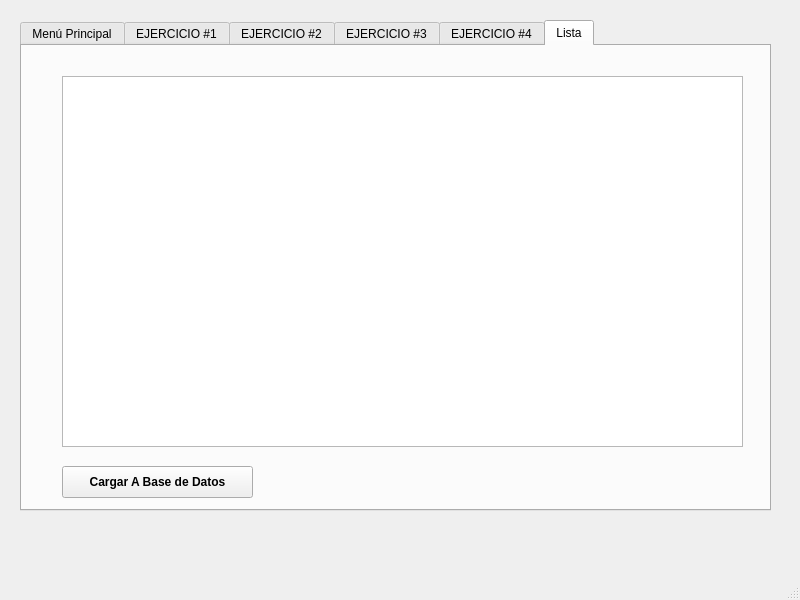
<?xml version="1.0" encoding="UTF-8"?>
<ui version="4.0">
 <class>cframe</class>
 <widget class="QMainWindow" name="cframe">
  <property name="geometry">
   <rect>
    <x>0</x>
    <y>0</y>
    <width>800</width>
    <height>600</height>
   </rect>
  </property>
  <property name="windowTitle">
   <string>cframe</string>
  </property>
  <widget class="QWidget" name="centralwidget">
   <widget class="QTabWidget" name="tabWidget">
    <property name="geometry">
     <rect>
      <x>20</x>
      <y>20</y>
      <width>751</width>
      <height>491</height>
     </rect>
    </property>
    <property name="currentIndex">
     <number>5</number>
    </property>
    <widget class="QWidget" name="tab">
     <attribute name="title">
      <string>Menú Principal</string>
     </attribute>
     <widget class="QLabel" name="label">
      <property name="geometry">
       <rect>
        <x>90</x>
        <y>160</y>
        <width>581</width>
        <height>71</height>
       </rect>
      </property>
      <property name="font">
       <font>
        <pointsize>30</pointsize>
        <bold>true</bold>
       </font>
      </property>
      <property name="text">
       <string>EXAMEN #1</string>
      </property>
      <property name="alignment">
       <set>Qt::AlignCenter</set>
      </property>
     </widget>
     <widget class="QPushButton" name="pushButton">
      <property name="geometry">
       <rect>
        <x>260</x>
        <y>240</y>
        <width>221</width>
        <height>51</height>
       </rect>
      </property>
      <property name="font">
       <font>
        <pointsize>15</pointsize>
        <bold>true</bold>
       </font>
      </property>
      <property name="cursor">
       <cursorShape>PointingHandCursor</cursorShape>
      </property>
      <property name="text">
       <string>MENÚ PRINCIPAL</string>
      </property>
     </widget>
    </widget>
    <widget class="QWidget" name="tab_2">
     <attribute name="title">
      <string>EJERCICIO #1</string>
     </attribute>
     <widget class="QLabel" name="label_2">
      <property name="geometry">
       <rect>
        <x>70</x>
        <y>20</y>
        <width>581</width>
        <height>71</height>
       </rect>
      </property>
      <property name="font">
       <font>
        <pointsize>30</pointsize>
        <bold>true</bold>
       </font>
      </property>
      <property name="text">
       <string>EJERCICIO #1</string>
      </property>
      <property name="alignment">
       <set>Qt::AlignCenter</set>
      </property>
     </widget>
     <widget class="Line" name="line">
      <property name="geometry">
       <rect>
        <x>30</x>
        <y>90</y>
        <width>671</width>
        <height>16</height>
       </rect>
      </property>
      <property name="orientation">
       <enum>Qt::Horizontal</enum>
      </property>
     </widget>
     <widget class="QLabel" name="label_3">
      <property name="geometry">
       <rect>
        <x>30</x>
        <y>170</y>
        <width>111</width>
        <height>20</height>
       </rect>
      </property>
      <property name="font">
       <font>
        <pointsize>18</pointsize>
        <bold>true</bold>
       </font>
      </property>
      <property name="text">
       <string>Nombre:</string>
      </property>
      <property name="alignment">
       <set>Qt::AlignRight|Qt::AlignTrailing|Qt::AlignVCenter</set>
      </property>
     </widget>
     <widget class="QLineEdit" name="LE_Nombre">
      <property name="geometry">
       <rect>
        <x>160</x>
        <y>160</y>
        <width>271</width>
        <height>41</height>
       </rect>
      </property>
      <property name="font">
       <font>
        <pointsize>18</pointsize>
       </font>
      </property>
     </widget>
     <widget class="QLabel" name="label_4">
      <property name="geometry">
       <rect>
        <x>460</x>
        <y>170</y>
        <width>111</width>
        <height>20</height>
       </rect>
      </property>
      <property name="font">
       <font>
        <pointsize>18</pointsize>
        <bold>true</bold>
       </font>
      </property>
      <property name="text">
       <string>Edad:</string>
      </property>
      <property name="alignment">
       <set>Qt::AlignRight|Qt::AlignTrailing|Qt::AlignVCenter</set>
      </property>
     </widget>
     <widget class="QSpinBox" name="spb_Edad">
      <property name="geometry">
       <rect>
        <x>590</x>
        <y>160</y>
        <width>61</width>
        <height>41</height>
       </rect>
      </property>
      <property name="font">
       <font>
        <pointsize>18</pointsize>
       </font>
      </property>
      <property name="maximum">
       <number>99999999</number>
      </property>
     </widget>
     <widget class="QLabel" name="label_5">
      <property name="geometry">
       <rect>
        <x>190</x>
        <y>120</y>
        <width>171</width>
        <height>20</height>
       </rect>
      </property>
      <property name="font">
       <font>
        <pointsize>18</pointsize>
        <bold>true</bold>
       </font>
      </property>
      <property name="text">
       <string>Tipo de Estudiante:</string>
      </property>
      <property name="alignment">
       <set>Qt::AlignRight|Qt::AlignTrailing|Qt::AlignVCenter</set>
      </property>
     </widget>
     <widget class="QComboBox" name="cob_Estudiante">
      <property name="geometry">
       <rect>
        <x>380</x>
        <y>110</y>
        <width>131</width>
        <height>41</height>
       </rect>
      </property>
      <item>
       <property name="text">
        <string>Licenciatura</string>
       </property>
      </item>
      <item>
       <property name="text">
        <string>Maestría</string>
       </property>
      </item>
     </widget>
     <widget class="QLabel" name="label_6">
      <property name="geometry">
       <rect>
        <x>20</x>
        <y>340</y>
        <width>111</width>
        <height>20</height>
       </rect>
      </property>
      <property name="font">
       <font>
        <pointsize>18</pointsize>
        <bold>true</bold>
       </font>
      </property>
      <property name="text">
       <string>Matería:</string>
      </property>
      <property name="alignment">
       <set>Qt::AlignRight|Qt::AlignTrailing|Qt::AlignVCenter</set>
      </property>
     </widget>
     <widget class="QLineEdit" name="LE_Materia">
      <property name="geometry">
       <rect>
        <x>140</x>
        <y>330</y>
        <width>271</width>
        <height>41</height>
       </rect>
      </property>
      <property name="font">
       <font>
        <pointsize>18</pointsize>
       </font>
      </property>
     </widget>
     <widget class="QLabel" name="label_7">
      <property name="geometry">
       <rect>
        <x>440</x>
        <y>340</y>
        <width>111</width>
        <height>20</height>
       </rect>
      </property>
      <property name="font">
       <font>
        <pointsize>18</pointsize>
        <bold>true</bold>
       </font>
      </property>
      <property name="text">
       <string>Calificación:</string>
      </property>
      <property name="alignment">
       <set>Qt::AlignRight|Qt::AlignTrailing|Qt::AlignVCenter</set>
      </property>
     </widget>
     <widget class="Line" name="line_2">
      <property name="geometry">
       <rect>
        <x>30</x>
        <y>230</y>
        <width>681</width>
        <height>16</height>
       </rect>
      </property>
      <property name="orientation">
       <enum>Qt::Horizontal</enum>
      </property>
     </widget>
     <widget class="QDoubleSpinBox" name="spb_Cali">
      <property name="geometry">
       <rect>
        <x>570</x>
        <y>330</y>
        <width>121</width>
        <height>41</height>
       </rect>
      </property>
      <property name="font">
       <font>
        <pointsize>18</pointsize>
       </font>
      </property>
      <property name="maximum">
       <double>99999999.000000000000000</double>
      </property>
     </widget>
     <widget class="QPushButton" name="agregarClaseBoton">
      <property name="geometry">
       <rect>
        <x>270</x>
        <y>410</y>
        <width>171</width>
        <height>41</height>
       </rect>
      </property>
      <property name="font">
       <font>
        <pointsize>15</pointsize>
        <bold>true</bold>
       </font>
      </property>
      <property name="cursor">
       <cursorShape>PointingHandCursor</cursorShape>
      </property>
      <property name="text">
       <string>AGREGAR CLASE</string>
      </property>
     </widget>
     <widget class="Line" name="line_3">
      <property name="geometry">
       <rect>
        <x>40</x>
        <y>390</y>
        <width>671</width>
        <height>16</height>
       </rect>
      </property>
      <property name="orientation">
       <enum>Qt::Horizontal</enum>
      </property>
     </widget>
     <widget class="QComboBox" name="cob_EstudianteTipo">
      <property name="geometry">
       <rect>
        <x>40</x>
        <y>260</y>
        <width>121</width>
        <height>41</height>
       </rect>
      </property>
      <item>
       <property name="text">
        <string> </string>
       </property>
      </item>
      <item>
       <property name="text">
        <string>Nuevo</string>
       </property>
      </item>
      <item>
       <property name="text">
        <string>Existente</string>
       </property>
      </item>
     </widget>
     <widget class="QLabel" name="label_8">
      <property name="geometry">
       <rect>
        <x>160</x>
        <y>270</y>
        <width>171</width>
        <height>20</height>
       </rect>
      </property>
      <property name="font">
       <font>
        <pointsize>18</pointsize>
        <bold>true</bold>
       </font>
      </property>
      <property name="text">
       <string>Número de Cuenta:</string>
      </property>
      <property name="alignment">
       <set>Qt::AlignRight|Qt::AlignTrailing|Qt::AlignVCenter</set>
      </property>
     </widget>
     <widget class="QLineEdit" name="LE_Numero">
      <property name="geometry">
       <rect>
        <x>340</x>
        <y>260</y>
        <width>271</width>
        <height>41</height>
       </rect>
      </property>
      <property name="font">
       <font>
        <pointsize>18</pointsize>
       </font>
      </property>
     </widget>
    </widget>
    <widget class="QWidget" name="tab_4">
     <attribute name="title">
      <string>EJERCICIO #2</string>
     </attribute>
     <widget class="Line" name="line_4">
      <property name="geometry">
       <rect>
        <x>40</x>
        <y>100</y>
        <width>671</width>
        <height>16</height>
       </rect>
      </property>
      <property name="orientation">
       <enum>Qt::Horizontal</enum>
      </property>
     </widget>
     <widget class="QLabel" name="label_9">
      <property name="geometry">
       <rect>
        <x>70</x>
        <y>30</y>
        <width>581</width>
        <height>71</height>
       </rect>
      </property>
      <property name="font">
       <font>
        <pointsize>30</pointsize>
        <bold>true</bold>
       </font>
      </property>
      <property name="text">
       <string>EJERCICIO #2</string>
      </property>
      <property name="alignment">
       <set>Qt::AlignCenter</set>
      </property>
     </widget>
     <widget class="QLabel" name="label_10">
      <property name="geometry">
       <rect>
        <x>200</x>
        <y>210</y>
        <width>111</width>
        <height>20</height>
       </rect>
      </property>
      <property name="font">
       <font>
        <pointsize>18</pointsize>
        <bold>true</bold>
       </font>
      </property>
      <property name="text">
       <string>Modelo:</string>
      </property>
      <property name="alignment">
       <set>Qt::AlignRight|Qt::AlignTrailing|Qt::AlignVCenter</set>
      </property>
     </widget>
     <widget class="QLineEdit" name="LE_Modelo">
      <property name="geometry">
       <rect>
        <x>330</x>
        <y>200</y>
        <width>271</width>
        <height>41</height>
       </rect>
      </property>
      <property name="font">
       <font>
        <pointsize>18</pointsize>
       </font>
      </property>
     </widget>
     <widget class="QSpinBox" name="spb_Year">
      <property name="geometry">
       <rect>
        <x>330</x>
        <y>260</y>
        <width>91</width>
        <height>41</height>
       </rect>
      </property>
      <property name="font">
       <font>
        <pointsize>18</pointsize>
       </font>
      </property>
      <property name="maximum">
       <number>99999999</number>
      </property>
     </widget>
     <widget class="QLabel" name="label_11">
      <property name="geometry">
       <rect>
        <x>200</x>
        <y>270</y>
        <width>111</width>
        <height>20</height>
       </rect>
      </property>
      <property name="font">
       <font>
        <pointsize>18</pointsize>
        <bold>true</bold>
       </font>
      </property>
      <property name="text">
       <string>Año:</string>
      </property>
      <property name="alignment">
       <set>Qt::AlignRight|Qt::AlignTrailing|Qt::AlignVCenter</set>
      </property>
     </widget>
     <widget class="QLabel" name="label_12">
      <property name="geometry">
       <rect>
        <x>200</x>
        <y>330</y>
        <width>111</width>
        <height>20</height>
       </rect>
      </property>
      <property name="font">
       <font>
        <pointsize>18</pointsize>
        <bold>true</bold>
       </font>
      </property>
      <property name="text">
       <string>Kilometraje:</string>
      </property>
      <property name="alignment">
       <set>Qt::AlignRight|Qt::AlignTrailing|Qt::AlignVCenter</set>
      </property>
     </widget>
     <widget class="QDoubleSpinBox" name="spb_Kilo">
      <property name="geometry">
       <rect>
        <x>330</x>
        <y>320</y>
        <width>161</width>
        <height>41</height>
       </rect>
      </property>
      <property name="font">
       <font>
        <pointsize>18</pointsize>
       </font>
      </property>
      <property name="maximum">
       <double>99999999.000000000000000</double>
      </property>
     </widget>
     <widget class="Line" name="line_5">
      <property name="geometry">
       <rect>
        <x>30</x>
        <y>370</y>
        <width>671</width>
        <height>16</height>
       </rect>
      </property>
      <property name="orientation">
       <enum>Qt::Horizontal</enum>
      </property>
     </widget>
     <widget class="QPushButton" name="agregarVehiculo">
      <property name="geometry">
       <rect>
        <x>270</x>
        <y>400</y>
        <width>201</width>
        <height>41</height>
       </rect>
      </property>
      <property name="font">
       <font>
        <pointsize>15</pointsize>
        <bold>true</bold>
       </font>
      </property>
      <property name="cursor">
       <cursorShape>PointingHandCursor</cursorShape>
      </property>
      <property name="text">
       <string>AGREGAR VEHÍCULO</string>
      </property>
     </widget>
     <widget class="QLabel" name="label_13">
      <property name="geometry">
       <rect>
        <x>180</x>
        <y>130</y>
        <width>171</width>
        <height>20</height>
       </rect>
      </property>
      <property name="font">
       <font>
        <pointsize>18</pointsize>
        <bold>true</bold>
       </font>
      </property>
      <property name="text">
       <string>Tipo de Vehículo:</string>
      </property>
      <property name="alignment">
       <set>Qt::AlignRight|Qt::AlignTrailing|Qt::AlignVCenter</set>
      </property>
     </widget>
     <widget class="QComboBox" name="cob_Vehiculo">
      <property name="geometry">
       <rect>
        <x>370</x>
        <y>120</y>
        <width>131</width>
        <height>41</height>
       </rect>
      </property>
      <item>
       <property name="text">
        <string>Automóvil</string>
       </property>
      </item>
      <item>
       <property name="text">
        <string>Camión</string>
       </property>
      </item>
     </widget>
     <widget class="Line" name="line_6">
      <property name="geometry">
       <rect>
        <x>30</x>
        <y>170</y>
        <width>671</width>
        <height>16</height>
       </rect>
      </property>
      <property name="orientation">
       <enum>Qt::Horizontal</enum>
      </property>
     </widget>
    </widget>
    <widget class="QWidget" name="tab_5">
     <attribute name="title">
      <string>EJERCICIO #3</string>
     </attribute>
     <widget class="Line" name="line_7">
      <property name="geometry">
       <rect>
        <x>40</x>
        <y>100</y>
        <width>671</width>
        <height>16</height>
       </rect>
      </property>
      <property name="orientation">
       <enum>Qt::Horizontal</enum>
      </property>
     </widget>
     <widget class="QLabel" name="label_14">
      <property name="geometry">
       <rect>
        <x>70</x>
        <y>30</y>
        <width>581</width>
        <height>71</height>
       </rect>
      </property>
      <property name="font">
       <font>
        <pointsize>30</pointsize>
        <bold>true</bold>
       </font>
      </property>
      <property name="text">
       <string>EJERCICIO #3</string>
      </property>
      <property name="alignment">
       <set>Qt::AlignCenter</set>
      </property>
     </widget>
     <widget class="Line" name="line_8">
      <property name="geometry">
       <rect>
        <x>40</x>
        <y>170</y>
        <width>671</width>
        <height>16</height>
       </rect>
      </property>
      <property name="orientation">
       <enum>Qt::Horizontal</enum>
      </property>
     </widget>
     <widget class="QComboBox" name="cob_Empleado">
      <property name="geometry">
       <rect>
        <x>370</x>
        <y>120</y>
        <width>131</width>
        <height>41</height>
       </rect>
      </property>
      <item>
       <property name="text">
        <string>Fijo</string>
       </property>
      </item>
      <item>
       <property name="text">
        <string>Contratado</string>
       </property>
      </item>
     </widget>
     <widget class="QLabel" name="label_15">
      <property name="geometry">
       <rect>
        <x>180</x>
        <y>130</y>
        <width>171</width>
        <height>20</height>
       </rect>
      </property>
      <property name="font">
       <font>
        <pointsize>18</pointsize>
        <bold>true</bold>
       </font>
      </property>
      <property name="text">
       <string>Tipo de Empleado:</string>
      </property>
      <property name="alignment">
       <set>Qt::AlignRight|Qt::AlignTrailing|Qt::AlignVCenter</set>
      </property>
     </widget>
     <widget class="Line" name="line_9">
      <property name="geometry">
       <rect>
        <x>40</x>
        <y>370</y>
        <width>671</width>
        <height>16</height>
       </rect>
      </property>
      <property name="orientation">
       <enum>Qt::Horizontal</enum>
      </property>
     </widget>
     <widget class="QDoubleSpinBox" name="spb_Salario">
      <property name="geometry">
       <rect>
        <x>340</x>
        <y>320</y>
        <width>161</width>
        <height>41</height>
       </rect>
      </property>
      <property name="font">
       <font>
        <pointsize>18</pointsize>
       </font>
      </property>
      <property name="maximum">
       <double>99999999.000000000000000</double>
      </property>
     </widget>
     <widget class="QLabel" name="label_16">
      <property name="geometry">
       <rect>
        <x>210</x>
        <y>330</y>
        <width>111</width>
        <height>20</height>
       </rect>
      </property>
      <property name="font">
       <font>
        <pointsize>18</pointsize>
        <bold>true</bold>
       </font>
      </property>
      <property name="text">
       <string>Salario:</string>
      </property>
      <property name="alignment">
       <set>Qt::AlignRight|Qt::AlignTrailing|Qt::AlignVCenter</set>
      </property>
     </widget>
     <widget class="QLineEdit" name="LE_NombreEmpleado">
      <property name="geometry">
       <rect>
        <x>340</x>
        <y>200</y>
        <width>271</width>
        <height>41</height>
       </rect>
      </property>
      <property name="font">
       <font>
        <pointsize>18</pointsize>
       </font>
      </property>
     </widget>
     <widget class="QLabel" name="label_17">
      <property name="geometry">
       <rect>
        <x>210</x>
        <y>210</y>
        <width>111</width>
        <height>20</height>
       </rect>
      </property>
      <property name="font">
       <font>
        <pointsize>18</pointsize>
        <bold>true</bold>
       </font>
      </property>
      <property name="text">
       <string>Nombre:</string>
      </property>
      <property name="alignment">
       <set>Qt::AlignRight|Qt::AlignTrailing|Qt::AlignVCenter</set>
      </property>
     </widget>
     <widget class="QPushButton" name="agregarEmpleado">
      <property name="geometry">
       <rect>
        <x>260</x>
        <y>400</y>
        <width>201</width>
        <height>41</height>
       </rect>
      </property>
      <property name="font">
       <font>
        <pointsize>15</pointsize>
        <bold>true</bold>
       </font>
      </property>
      <property name="cursor">
       <cursorShape>PointingHandCursor</cursorShape>
      </property>
      <property name="text">
       <string>AGREGAR EMPLEADO</string>
      </property>
     </widget>
     <widget class="QLabel" name="label_18">
      <property name="geometry">
       <rect>
        <x>210</x>
        <y>270</y>
        <width>111</width>
        <height>20</height>
       </rect>
      </property>
      <property name="font">
       <font>
        <pointsize>18</pointsize>
        <bold>true</bold>
       </font>
      </property>
      <property name="text">
       <string>Edad:</string>
      </property>
      <property name="alignment">
       <set>Qt::AlignRight|Qt::AlignTrailing|Qt::AlignVCenter</set>
      </property>
     </widget>
     <widget class="QSpinBox" name="spb_EdadEmpleado">
      <property name="geometry">
       <rect>
        <x>340</x>
        <y>260</y>
        <width>91</width>
        <height>41</height>
       </rect>
      </property>
      <property name="font">
       <font>
        <pointsize>18</pointsize>
       </font>
      </property>
      <property name="maximum">
       <number>99999999</number>
      </property>
     </widget>
    </widget>
    <widget class="QWidget" name="tab_6">
     <attribute name="title">
      <string>EJERCICIO #4</string>
     </attribute>
     <widget class="QLabel" name="label_19">
      <property name="geometry">
       <rect>
        <x>80</x>
        <y>0</y>
        <width>581</width>
        <height>71</height>
       </rect>
      </property>
      <property name="font">
       <font>
        <pointsize>30</pointsize>
        <bold>true</bold>
       </font>
      </property>
      <property name="text">
       <string>EJERCICIO #4</string>
      </property>
      <property name="alignment">
       <set>Qt::AlignCenter</set>
      </property>
     </widget>
     <widget class="Line" name="line_10">
      <property name="geometry">
       <rect>
        <x>30</x>
        <y>60</y>
        <width>671</width>
        <height>16</height>
       </rect>
      </property>
      <property name="orientation">
       <enum>Qt::Horizontal</enum>
      </property>
     </widget>
     <widget class="QLabel" name="label_20">
      <property name="geometry">
       <rect>
        <x>-20</x>
        <y>150</y>
        <width>111</width>
        <height>20</height>
       </rect>
      </property>
      <property name="font">
       <font>
        <pointsize>18</pointsize>
        <bold>true</bold>
       </font>
      </property>
      <property name="text">
       <string>Título:</string>
      </property>
      <property name="alignment">
       <set>Qt::AlignRight|Qt::AlignTrailing|Qt::AlignVCenter</set>
      </property>
     </widget>
     <widget class="QLineEdit" name="LE_Titulo">
      <property name="geometry">
       <rect>
        <x>110</x>
        <y>140</y>
        <width>271</width>
        <height>41</height>
       </rect>
      </property>
      <property name="font">
       <font>
        <pointsize>18</pointsize>
       </font>
      </property>
     </widget>
     <widget class="QLineEdit" name="LE_Autor">
      <property name="geometry">
       <rect>
        <x>110</x>
        <y>200</y>
        <width>271</width>
        <height>41</height>
       </rect>
      </property>
      <property name="font">
       <font>
        <pointsize>18</pointsize>
       </font>
      </property>
     </widget>
     <widget class="QLabel" name="label_21">
      <property name="geometry">
       <rect>
        <x>-20</x>
        <y>210</y>
        <width>111</width>
        <height>20</height>
       </rect>
      </property>
      <property name="font">
       <font>
        <pointsize>18</pointsize>
        <bold>true</bold>
       </font>
      </property>
      <property name="text">
       <string>Autor:</string>
      </property>
      <property name="alignment">
       <set>Qt::AlignRight|Qt::AlignTrailing|Qt::AlignVCenter</set>
      </property>
     </widget>
     <widget class="QLabel" name="label_22">
      <property name="geometry">
       <rect>
        <x>40</x>
        <y>280</y>
        <width>171</width>
        <height>20</height>
       </rect>
      </property>
      <property name="font">
       <font>
        <pointsize>18</pointsize>
        <bold>true</bold>
       </font>
      </property>
      <property name="text">
       <string>Año de Publicación:</string>
      </property>
      <property name="alignment">
       <set>Qt::AlignLeading|Qt::AlignLeft|Qt::AlignVCenter</set>
      </property>
     </widget>
     <widget class="QSpinBox" name="spb_YearPubli">
      <property name="geometry">
       <rect>
        <x>220</x>
        <y>270</y>
        <width>161</width>
        <height>41</height>
       </rect>
      </property>
      <property name="font">
       <font>
        <pointsize>18</pointsize>
       </font>
      </property>
      <property name="maximum">
       <number>99999999</number>
      </property>
     </widget>
     <widget class="QComboBox" name="cb_Disponible">
      <property name="geometry">
       <rect>
        <x>140</x>
        <y>360</y>
        <width>131</width>
        <height>41</height>
       </rect>
      </property>
      <item>
       <property name="text">
        <string>Sí</string>
       </property>
      </item>
      <item>
       <property name="text">
        <string>No</string>
       </property>
      </item>
     </widget>
     <widget class="QLabel" name="label_23">
      <property name="geometry">
       <rect>
        <x>80</x>
        <y>330</y>
        <width>241</width>
        <height>20</height>
       </rect>
      </property>
      <property name="font">
       <font>
        <pointsize>18</pointsize>
        <bold>true</bold>
       </font>
      </property>
      <property name="text">
       <string>¿Disponible para Préstamo?</string>
      </property>
      <property name="alignment">
       <set>Qt::AlignRight|Qt::AlignTrailing|Qt::AlignVCenter</set>
      </property>
     </widget>
     <widget class="Line" name="line_11">
      <property name="geometry">
       <rect>
        <x>400</x>
        <y>120</y>
        <width>20</width>
        <height>321</height>
       </rect>
      </property>
      <property name="orientation">
       <enum>Qt::Vertical</enum>
      </property>
     </widget>
     <widget class="QPlainTextEdit" name="plainTextEdit">
      <property name="geometry">
       <rect>
        <x>430</x>
        <y>150</y>
        <width>271</width>
        <height>211</height>
       </rect>
      </property>
      <property name="readOnly">
       <bool>true</bool>
      </property>
     </widget>
     <widget class="QLabel" name="label_24">
      <property name="geometry">
       <rect>
        <x>430</x>
        <y>120</y>
        <width>171</width>
        <height>20</height>
       </rect>
      </property>
      <property name="font">
       <font>
        <pointsize>15</pointsize>
        <italic>true</italic>
        <bold>true</bold>
       </font>
      </property>
      <property name="text">
       <string>Información Adicional</string>
      </property>
      <property name="alignment">
       <set>Qt::AlignLeading|Qt::AlignLeft|Qt::AlignVCenter</set>
      </property>
     </widget>
     <widget class="QPushButton" name="agregarEmpleado_2">
      <property name="geometry">
       <rect>
        <x>470</x>
        <y>370</y>
        <width>201</width>
        <height>41</height>
       </rect>
      </property>
      <property name="font">
       <font>
        <pointsize>15</pointsize>
        <bold>true</bold>
       </font>
      </property>
      <property name="cursor">
       <cursorShape>PointingHandCursor</cursorShape>
      </property>
      <property name="text">
       <string>Información Adicional</string>
      </property>
     </widget>
     <widget class="QPushButton" name="agregarEmpleado_3">
      <property name="geometry">
       <rect>
        <x>110</x>
        <y>410</y>
        <width>201</width>
        <height>41</height>
       </rect>
      </property>
      <property name="font">
       <font>
        <pointsize>15</pointsize>
        <bold>true</bold>
       </font>
      </property>
      <property name="cursor">
       <cursorShape>PointingHandCursor</cursorShape>
      </property>
      <property name="text">
       <string>Añadir Libro</string>
      </property>
     </widget>
     <widget class="QComboBox" name="cob_Libro">
      <property name="geometry">
       <rect>
        <x>200</x>
        <y>80</y>
        <width>131</width>
        <height>41</height>
       </rect>
      </property>
      <item>
       <property name="text">
        <string>Libro</string>
       </property>
      </item>
      <item>
       <property name="text">
        <string>Revista</string>
       </property>
      </item>
      <item>
       <property name="text">
        <string>ArtÍculo Científico</string>
       </property>
      </item>
     </widget>
     <widget class="QLabel" name="label_25">
      <property name="geometry">
       <rect>
        <x>20</x>
        <y>90</y>
        <width>171</width>
        <height>20</height>
       </rect>
      </property>
      <property name="font">
       <font>
        <pointsize>18</pointsize>
        <bold>true</bold>
       </font>
      </property>
      <property name="text">
       <string>Tipo de Libro:</string>
      </property>
      <property name="alignment">
       <set>Qt::AlignRight|Qt::AlignTrailing|Qt::AlignVCenter</set>
      </property>
     </widget>
    </widget>
    <widget class="QWidget" name="tab_3">
     <attribute name="title">
      <string>Lista</string>
     </attribute>
     <widget class="QTableWidget" name="tableWidget">
      <property name="geometry">
       <rect>
        <x>40</x>
        <y>30</y>
        <width>681</width>
        <height>371</height>
       </rect>
      </property>
     </widget>
     <widget class="QPushButton" name="pushButton_2">
      <property name="geometry">
       <rect>
        <x>40</x>
        <y>420</y>
        <width>191</width>
        <height>32</height>
       </rect>
      </property>
      <property name="font">
       <font>
        <bold>true</bold>
       </font>
      </property>
      <property name="text">
       <string>Cargar A Base de Datos</string>
      </property>
     </widget>
    </widget>
   </widget>
  </widget>
  <widget class="QMenuBar" name="menubar">
   <property name="geometry">
    <rect>
     <x>0</x>
     <y>0</y>
     <width>800</width>
     <height>36</height>
    </rect>
   </property>
  </widget>
  <widget class="QStatusBar" name="statusbar"/>
 </widget>
 <resources/>
 <connections/>
</ui>
